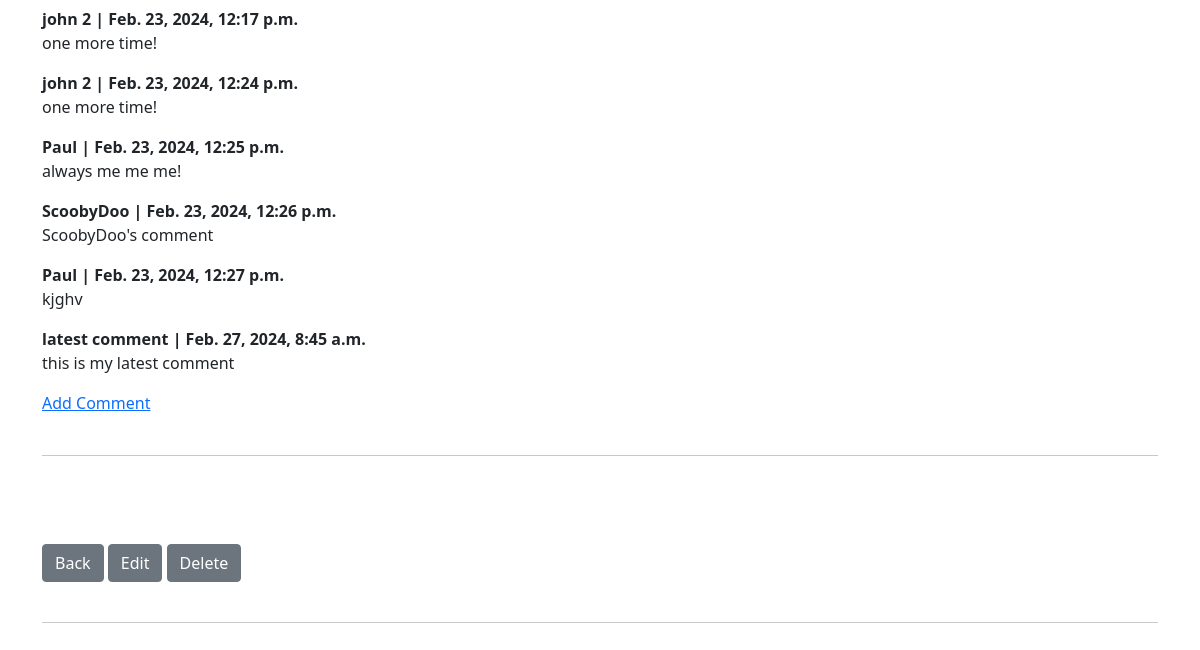
The app's page /task/26 (signed in, lower part), older data.
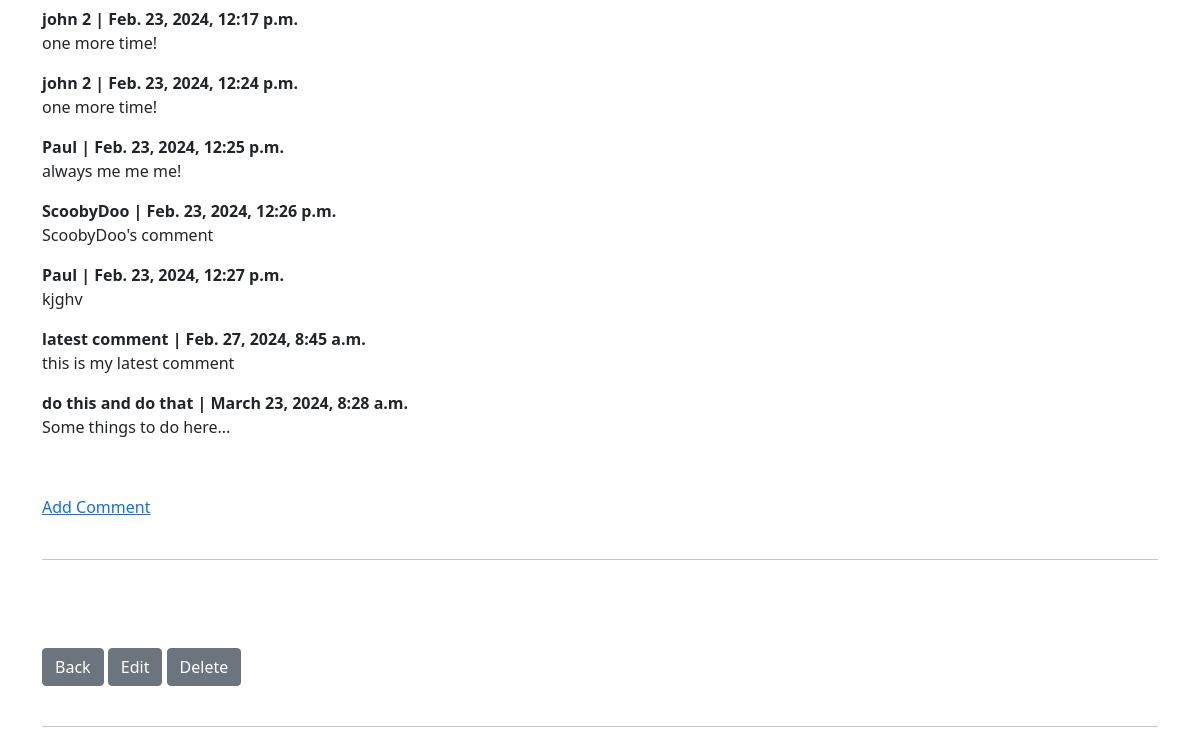
The same page, newer data.
### task/models.py (models this page shows, shortened)
class Comment(models.Model):
    task = models.ForeignKey(Task, related_name='comments', on_delete=models.CASCADE)
    name = models.CharField(max_length=200)
    comment_date = models.DateTimeField(auto_now_add=True)
    body = RichTextField(blank=True, null=True)

### task/views.py (the view)
# urls.py: path('task/<int:pk>', TaskDetailView.as_view(), name='task-detail'),
class TaskDetailView(CategoryMixin, DetailView):
    model = Task
    template_name = 'task/task_detail.html'
    def get_context_data(self, *args, **kwargs):
        context = super().get_context_data(*args, **kwargs)
        db_likes = get_object_or_404(Task, id=self.kwargs['pk'])
        total_likes = db_likes.total_likes()
        liked = False
        if db_likes.likes.filter(id=self.request.user.id).exists():
            liked = True
        context['total_likes'] = total_likes
        context['liked'] = liked
        return context

### task/models.py (called while the page is built)
    def __str__(self):
        return self.category_name

    def total_likes(self):
        return self.likes.count()

### task/views.py (called while the page is built)
    def get_context_data(self, *args, **kwargs):
        cat_list = Category.objects.all()
        context = super().get_context_data(*args, **kwargs)
        context['cat_list'] = cat_list
        return context

### task/templates/task/task_detail.html (shortened to what this page needs)
{% extends 'task/base.html' %}
{% load static %}
{% block content %}
{% if user.is_authenticated %}
{% if user.id == task.author.id %}
<br>
<hr><h3>Comments...</h3> <br>
{% if not task.comments.all %}
There are no comments yet, but you can add one <a href="{% url 'add_comment' task.pk %}">here</a>
{% else %}
<a href="{% url 'add_comment' task.pk %}">Add Comment</a><br><br>
{% for comment in task.comments.all %}
<strong>{{ comment.name }} | {{ comment.comment_date }}</strong>
<br>
{{ comment.body|safe }}
{% endfor %}
<a href="{% url 'add_comment' task.pk %}">Add Comment</a><br><br><hr>
{% endif %}
<br><br><br>
<a href="{% url 'all-tasks' %}" class="btn btn-secondary">Back</a>
<a href="{% url 'edit_task' task.pk %}" class="btn btn-secondary">Edit</a>
<a class="btn btn-secondary" href="{% url 'delete_task' task.pk %}">Delete</a>
<br><br>
<hr><br>
{% else %}
<h2>You're trying to access a restricted territory... someone else's tasks!!!</h2>
{% endif %}
{% endif %}
{% endblock %}

Row changes from the older to the newer data that the page shows:
added Comment: name "do this and do that", comment_date "March 23, 2024, 8:28 a.m.", body "Some things to do here..."
